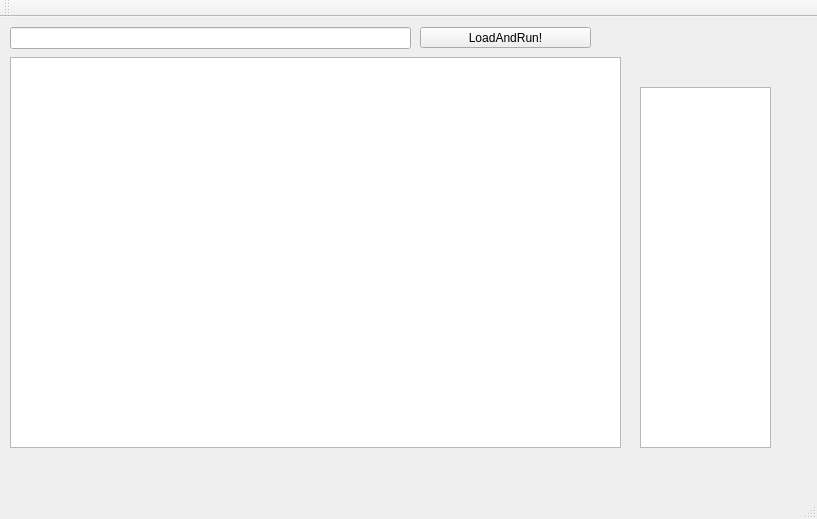
<?xml version="1.0" encoding="UTF-8"?>
<ui version="4.0">
 <class>MainWindow</class>
 <widget class="QMainWindow" name="MainWindow">
  <property name="geometry">
   <rect>
    <x>0</x>
    <y>0</y>
    <width>817</width>
    <height>519</height>
   </rect>
  </property>
  <property name="windowTitle">
   <string>Конкурс RPG на ГД.ру | HotkeyM</string>
  </property>
  <widget class="QWidget" name="centralWidget">
   <widget class="QLineEdit" name="lineEdit">
    <property name="geometry">
     <rect>
      <x>10</x>
      <y>10</y>
      <width>401</width>
      <height>22</height>
     </rect>
    </property>
   </widget>
   <widget class="QPushButton" name="pushButton">
    <property name="geometry">
     <rect>
      <x>420</x>
      <y>10</y>
      <width>171</width>
      <height>21</height>
     </rect>
    </property>
    <property name="text">
     <string>LoadAndRun!</string>
    </property>
   </widget>
   <widget class="QGraphicsView" name="graphicsView">
    <property name="geometry">
     <rect>
      <x>10</x>
      <y>40</y>
      <width>611</width>
      <height>391</height>
     </rect>
    </property>
   </widget>
   <widget class="QTextEdit" name="textEdit">
    <property name="geometry">
     <rect>
      <x>640</x>
      <y>70</y>
      <width>131</width>
      <height>361</height>
     </rect>
    </property>
   </widget>
  </widget>
  <widget class="QMenuBar" name="menuBar">
   <property name="geometry">
    <rect>
     <x>0</x>
     <y>0</y>
     <width>817</width>
     <height>26</height>
    </rect>
   </property>
  </widget>
  <widget class="QToolBar" name="mainToolBar">
   <attribute name="toolBarArea">
    <enum>TopToolBarArea</enum>
   </attribute>
   <attribute name="toolBarBreak">
    <bool>false</bool>
   </attribute>
  </widget>
  <widget class="QStatusBar" name="statusBar"/>
 </widget>
 <layoutdefault spacing="6" margin="11"/>
 <resources/>
 <connections/>
</ui>
